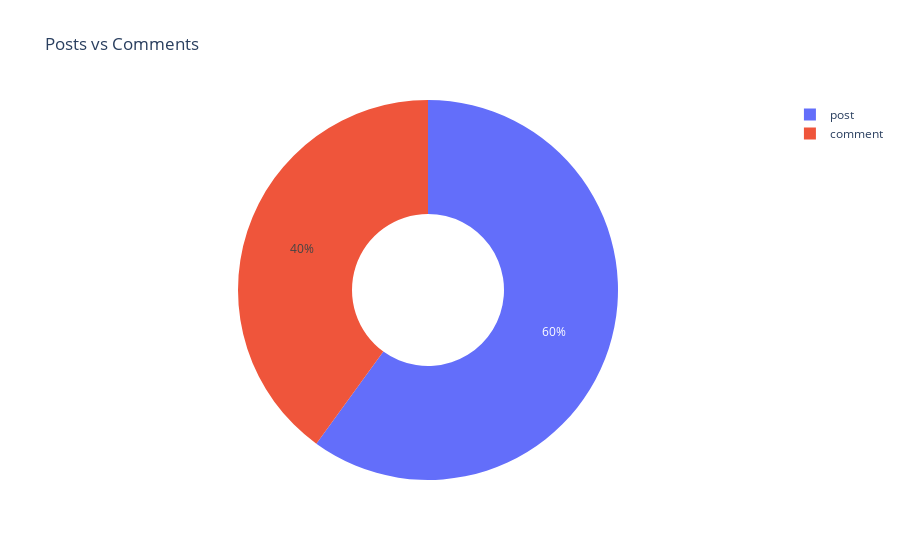

The notebook cell saved with this chart:
### Code cell
# Posts vs Comments breakdown
if 'record_type' in df.columns:
    type_counts = df['record_type'].value_counts()
    posts = type_counts.get('post', 0)
    comments = type_counts.get('comment', 0)
    total = len(df)
    print(f"Posts:    {posts:,}  ({posts/total*100:.1f}%)")
    print(f"Comments: {comments:,}  ({comments/total*100:.1f}%)")
    print(f"Total:    {total:,}")
    print()
    # Comment-to-post ratio
    if posts > 0:
        print(f"Avg comments fetched per post: {comments/posts:.1f}")

    fig = px.pie(
        values=type_counts.values,
        names=type_counts.index,
        title='Posts vs Comments',
        color_discrete_map={'post': '#4f46e5', 'comment': '#06b6d4'},
        hole=0.4,
    )
    fig.show()

### Figure 1 — Plotly figure (JSON) as saved in the notebook; plotly's stock layout.template omitted (floating-point values rounded to 4 significant figures)
{"data": [{"domain": {"x": [0.0, 1.0], "y": [0.0, 1.0]}, "hole": 0.4, "hovertemplate": "label=%{label}<br>value=%{value}<extra></extra>", "labels": ["post", "comment"], "legendgroup": "", "name": "", "showlegend": true, "type": "pie", "values": [120, 80]}], "layout": {"legend": {"tracegroupgap": 0}, "title": {"text": "Posts vs Comments"}}}
